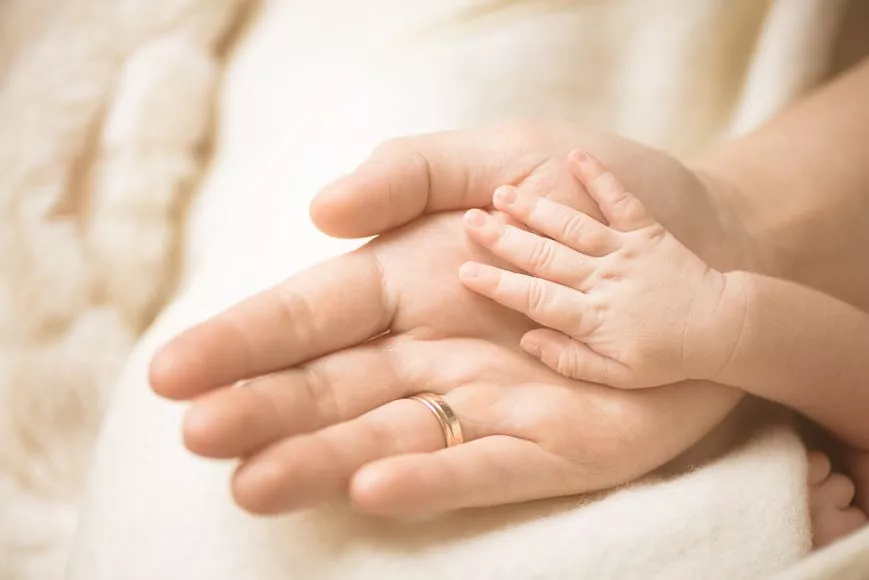
#> input picture image/b.jpg, 869 x 580 px
$ python read.py
#> lines starting #> are read from the running program, lines starting #| are printed output that depends on the picture; long printed decimals are rounded
import cv2 as cv
import cv2
import numpy as np
import matplotlib.pyplot as plt
import pandas as pd


#to read image
img = cv.imread('image/b.jpg')
#> img is the input picture: shape (580, 869, 3); mean B, G, R 171.2, 192.4, 221.1
cv.imshow('Bright Image',img)
cv.waitKey(0);

#to convert image to gray scale image
imgGray=cv2.cvtColor(img,cv2.COLOR_BGR2GRAY)
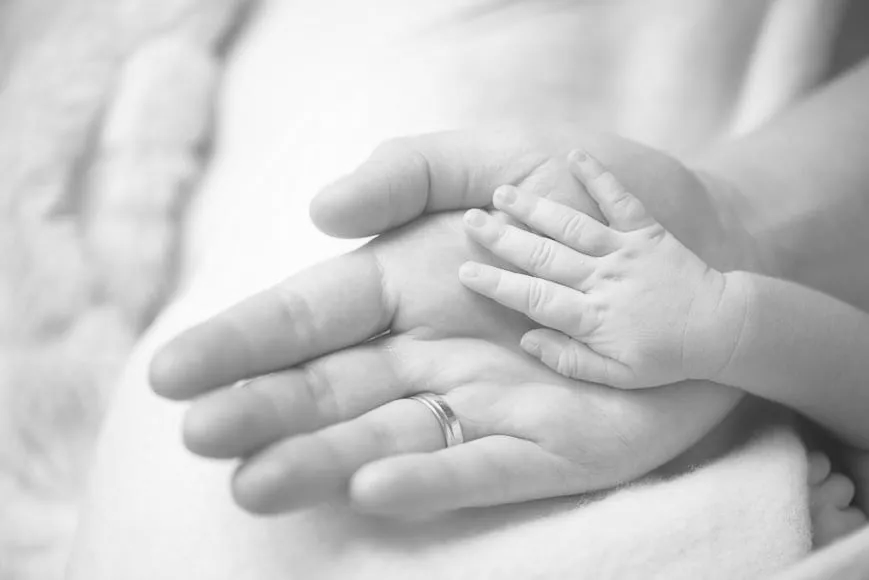
#> imgGray: shape (580, 869); min 36, max 255, mean 198.5
cv.imshow('Bright Image to Gray Level Image',imgGray)
cv.waitKey(0);

#Show the histogram of the image
hist,bins = np.histogram(imgGray.flatten(),256,[0,256])
#> hist = 256 values, max 8932 at index 219, min 0 at index 0, mean 1968.8; bins = 257 values from 0 to 256
plt.hist(img.flatten(),256,[0,256], color = 'r')
plt.title('Histogram Of Image')
plt.xlim([0,256])
plt.show()
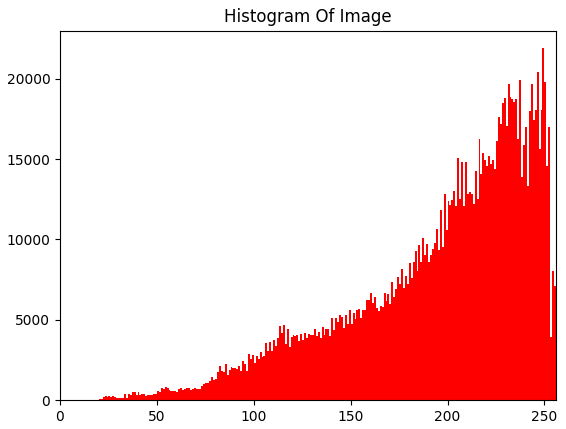
#> figure drawn by matplotlib, 1 panel; tallest bar 21892 high, from x = 249 to 250


#Print the necessary features/values that can be useful to identify the shape of the histogram
# Calculate the mean value
mean = imgGray.mean()
#> mean = 198.5
print("Mean Value for grayscale image : " + str(mean))
#| Mean Value for grayscale image : 198.527

# Calculate the standard deviation value
std= np.std(imgGray)
#> std = 39.64
print("Standard Deviation Value for grayscale image :" , std)
#| Standard Deviation Value for grayscale image : 39.637


# Apply Gamma on the normalised image and then multiply by scaling constant (For 8 bit, c=255)
power_low_gamma = np.array(255*(imgGray/255)**3.9,dtype='uint8')
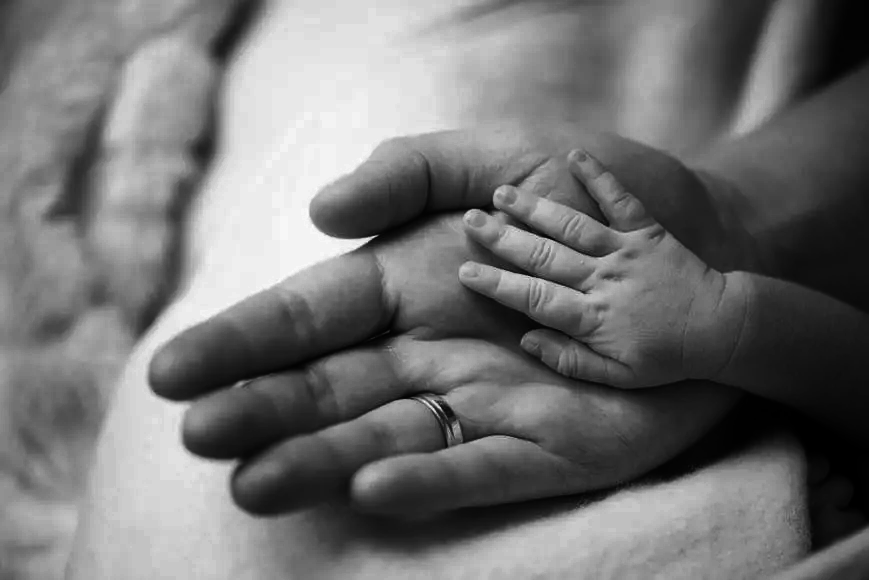
#> power_low_gamma: shape (580, 869); min 0, max 255, mean 114.9
# Display the images in subplots
img3 = cv2.hconcat([power_low_gamma,imgGray])
cv2.imshow('Power Low Gamma Image',img3)
cv2.waitKey(0)
plt.hist(power_low_gamma.flatten(),256,[0,256], color = 'g')
plt.title('Histogram of power low gamma Image')
plt.xlim([0,256])
plt.show()


# creating a Histograms Equalization of a image using cv2.equalizeHist()
equalization = cv2.equalizeHist(imgGray)
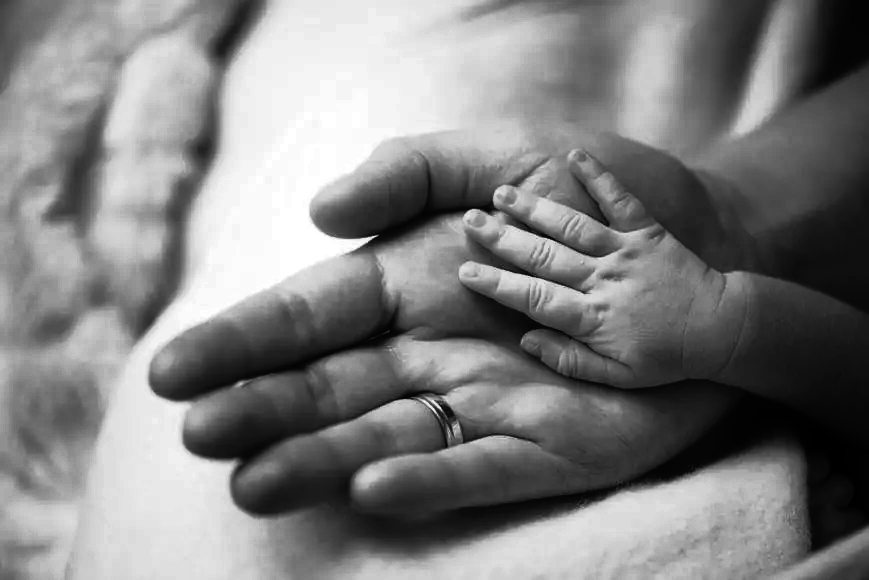
#> equalization: shape (580, 869); min 0, max 255, mean 128.7
# stacking images side-by-side
res = np.hstack((equalization,imgGray))
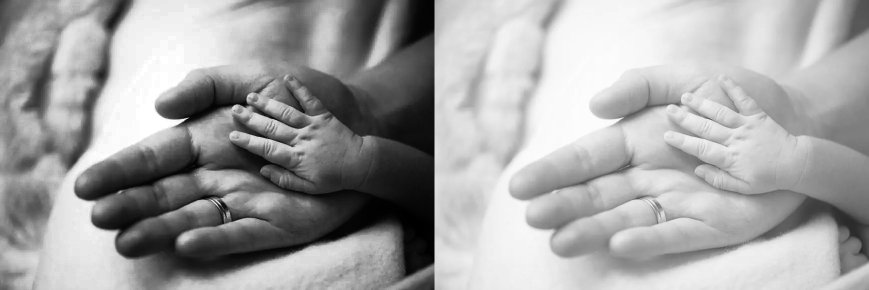
#> res: shape (580, 1738) (shown at 1/2 size); min 0, max 255, mean 163.6
cv2.imshow('Histograms Equalization Image', res)
cv2.waitKey(0)
cv2.destroyAllWindows()

plt.hist(res.flatten(),256,[0,256], color = 'b')
plt.title('Histogram Equalization Image')
plt.xlim([0,256])
plt.show()
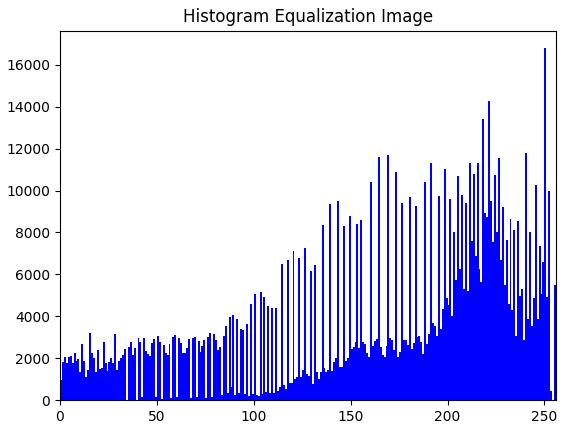
#> figure drawn by matplotlib, 1 panel; tallest bar 16790 high, from x = 250 to 251


#Enhance the contrast of the image using the following techniques and compare between the resulting images
img4 = cv2.hconcat([equalization,power_low_gamma])
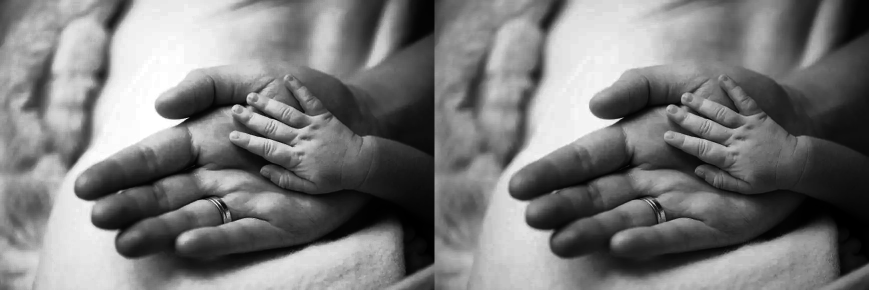
#> img4: shape (580, 1738) (shown at 1/2 size); min 0, max 255, mean 121.8
cv2.imshow('Histogram Equalization Image Vs Power Low Gamma Image ',img4)
cv2.waitKey(0)
cv2.destroyAllWindows()
